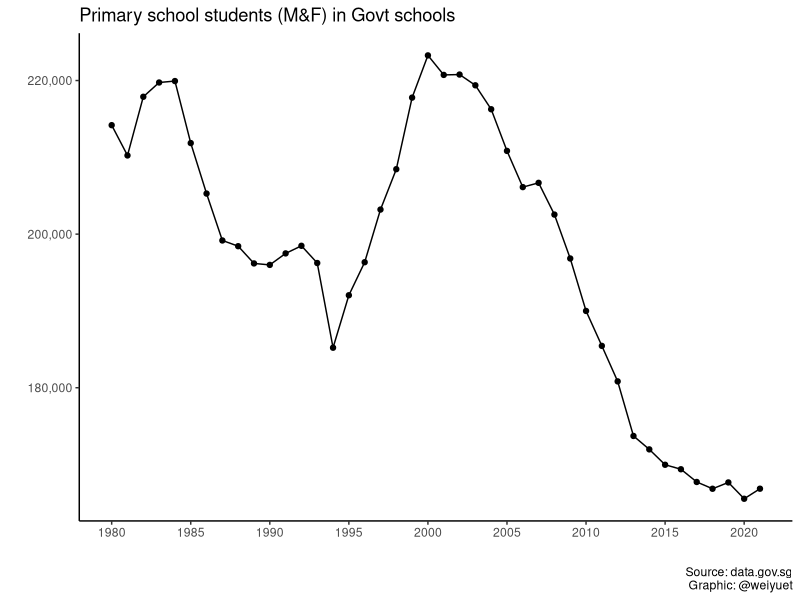
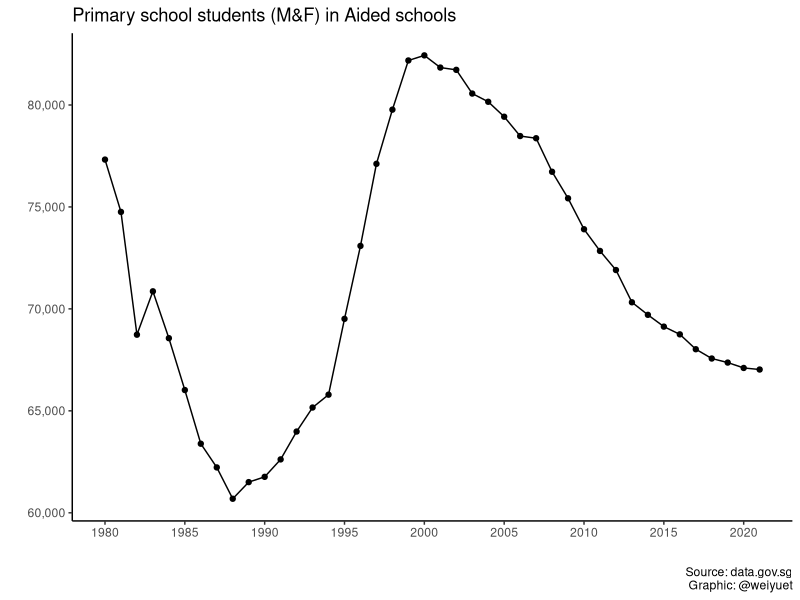
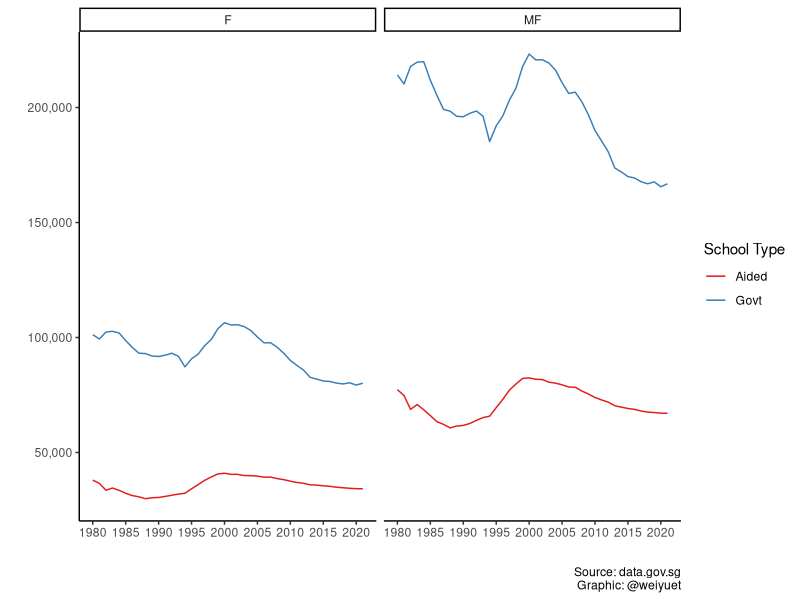
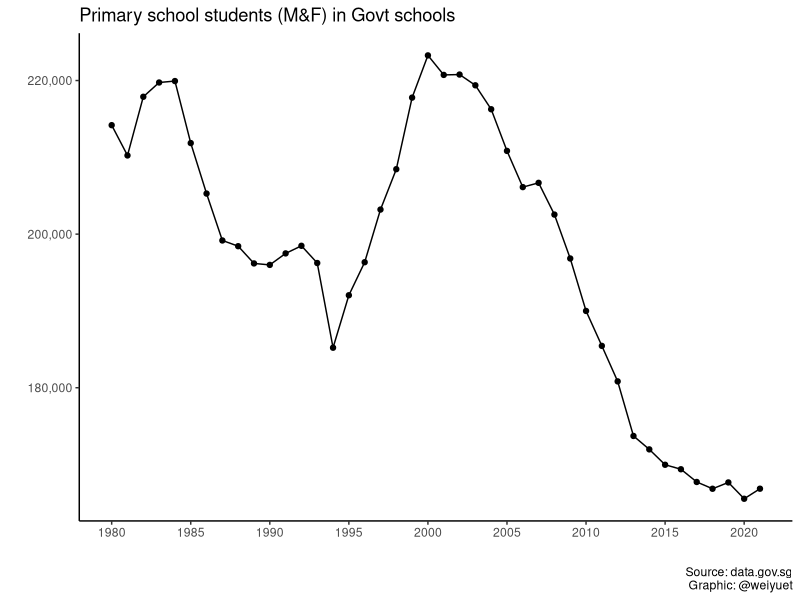
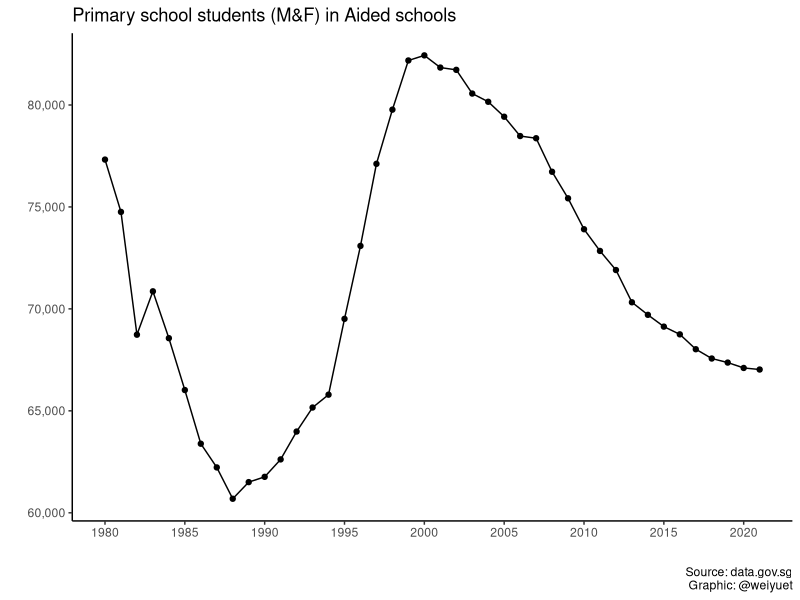
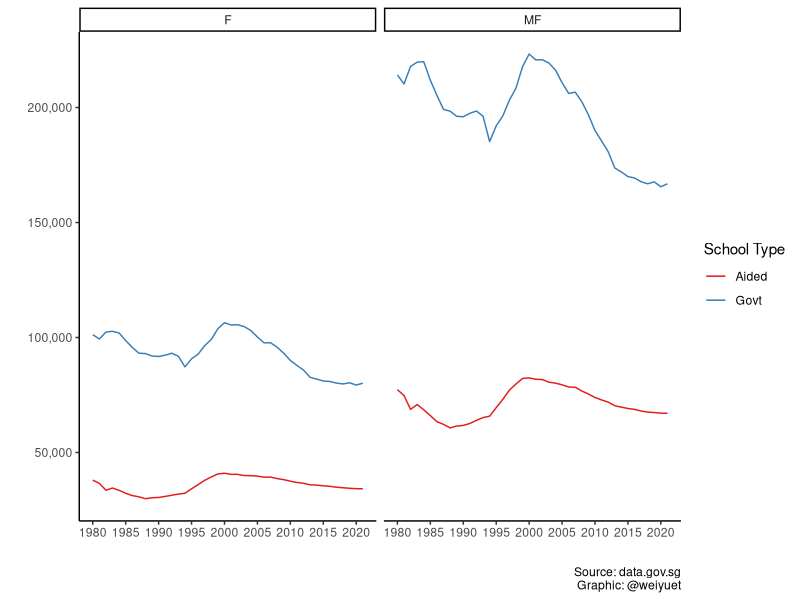

R code for these plots, in order:
# Loading libraries
library(tidyverse)
library(scales)

# Loading data
students_and_teachers_primary_schools <- read_csv("data/students-and-teachers-in-schools/students-and-teachers-primary-schools.csv")

# Wrangling data
students_and_teachers_primary_schools %>% 
  filter(sex == "MF", school_type == "Govt") %>% 
  ggplot(aes(x = year, y = students_pri)) +
  geom_line() +
  geom_point() +
  theme_classic() +
  scale_x_continuous(breaks = seq(1980, 2020, 5)) +
  scale_y_continuous(labels = label_number(big.mark = ",")) +
  labs(x = "", y = "",
       title = "Primary school students (M&F) in Govt schools",
       caption = "Source: data.gov.sg\nGraphic: @weiyuet")
  
ggsave("figures/primary-school-students-in-govt-schools.png", width = 8, height = 6)

students_and_teachers_primary_schools %>% 
  filter(sex == "MF", school_type == "Aided") %>% 
  ggplot(aes(x = year, y = students_pri)) +
  geom_line() +
  geom_point() +
  theme_classic() +
  scale_x_continuous(breaks = seq(1980, 2020, 5)) +
  scale_y_continuous(labels = label_number(big.mark = ",")) +
  labs(x = "", y = "",
       title = "Primary school students (M&F) in Aided schools",
       caption = "Source: data.gov.sg\nGraphic: @weiyuet")

ggsave("figures/primary-school-students-in-aided-schools.png", width = 8, height = 6)


students_and_teachers_primary_schools %>% 
  ggplot(aes(x = year, y = students_pri,
             colour = school_type)) +
  geom_line() +
  facet_wrap(~sex) +
  theme_classic() +
  theme(legend.position = "right") +
  scale_color_brewer(type = "qual", palette = 6) +
  scale_x_continuous(breaks = seq(1980, 2020, 5)) +
  scale_y_continuous(labels = label_number(big.mark = ",")) +
  labs(x = "", y = "",
       colour = "School Type",
       caption = "Source: data.gov.sg\nGraphic: @weiyuet")

ggsave("figures/primary-school-students-in-govt-and-aided-schools.png", width = 8, height = 6)
